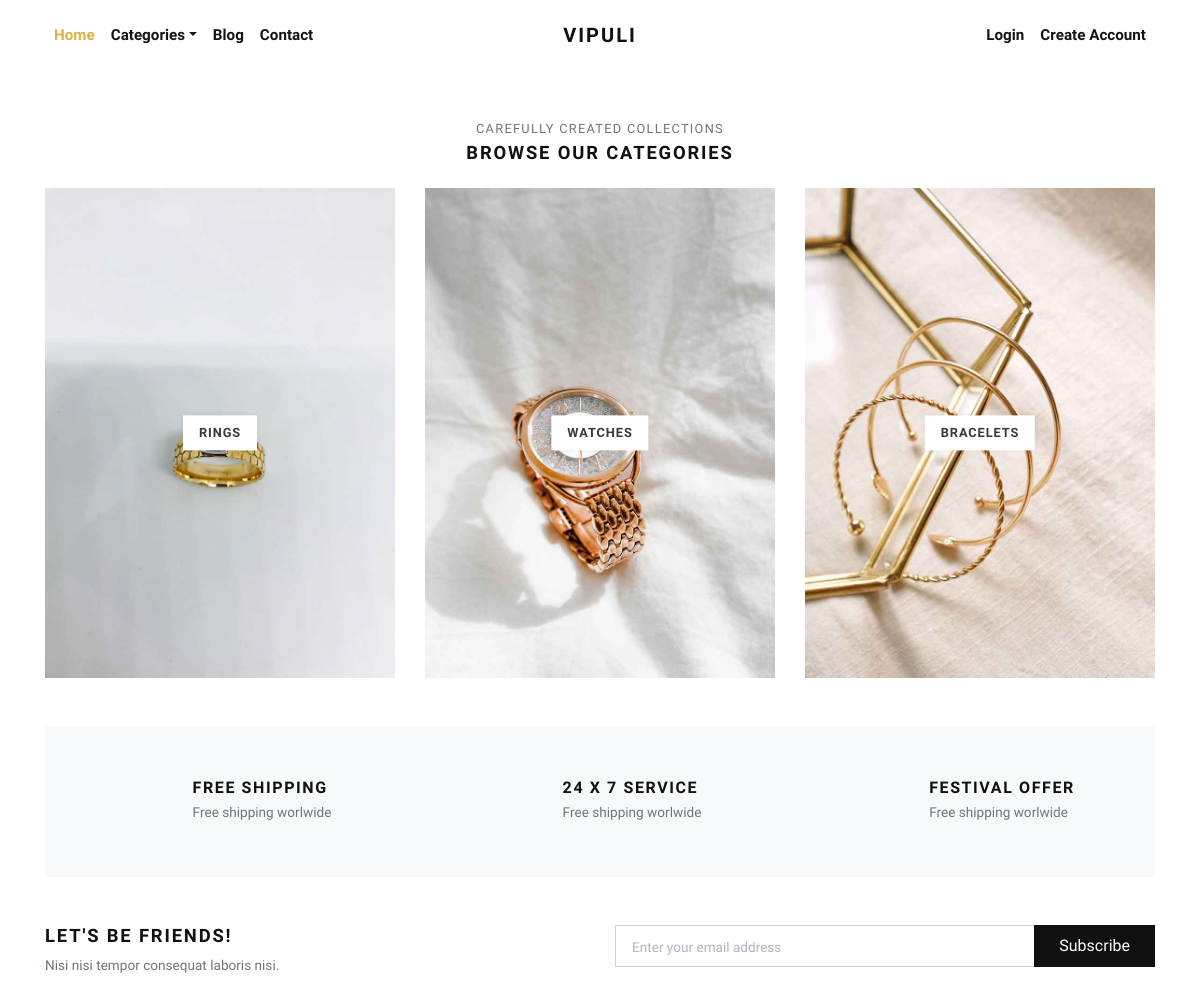
The page /categories/ on the database as committed earlier.
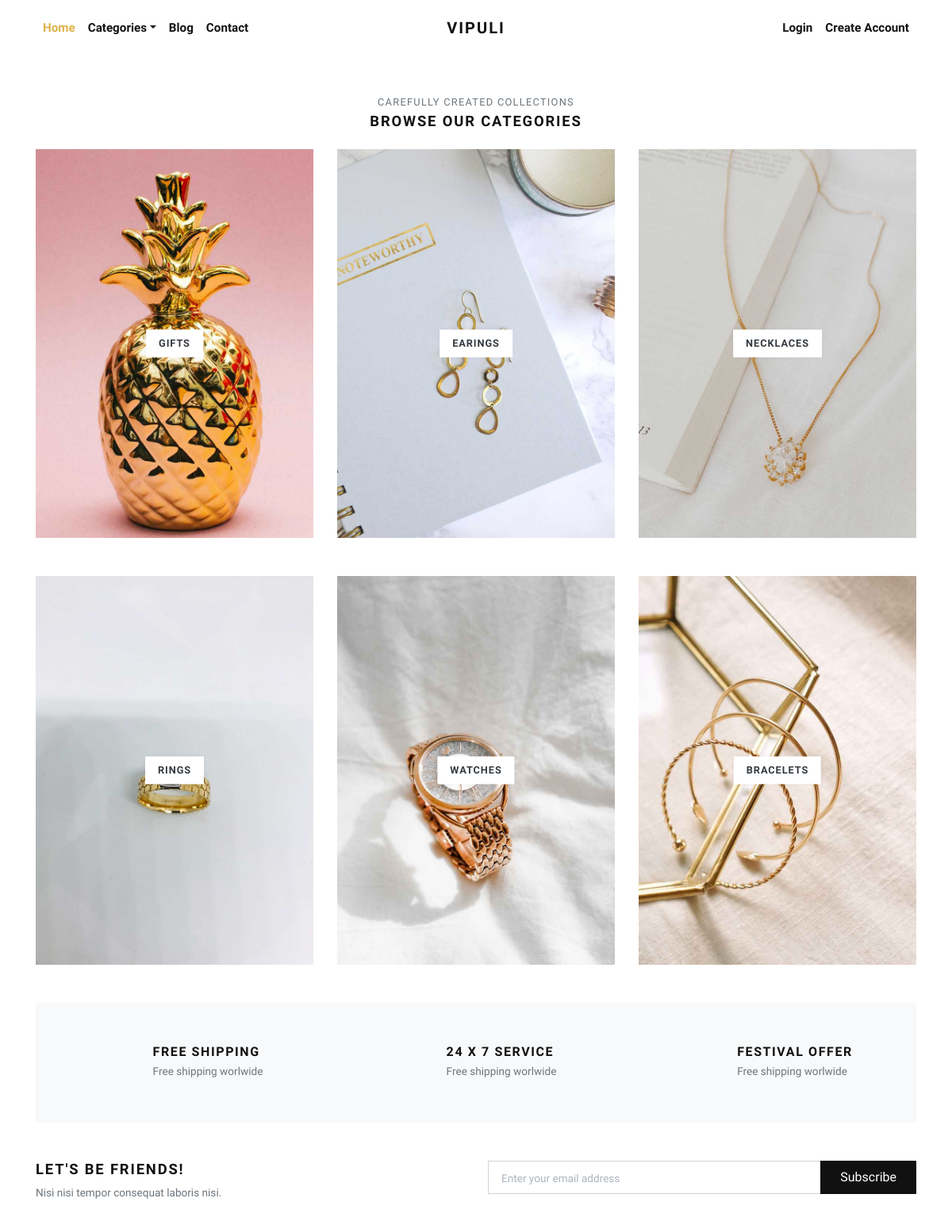
The same page on the database as committed later.
### store/models.py (models this page shows, shortened)
class Category(models.Model):
    title = models.CharField(max_length=50, verbose_name="Category Title")
    slug = models.SlugField(max_length=55, verbose_name="Category Slug")
    description = models.TextField(blank=True, verbose_name="Category Description")
    category_image = models.ImageField(upload_to='category', blank=True, null=True, verbose_name="Category Image")
    is_active = models.BooleanField(verbose_name="Is Active?")
    is_featured = models.BooleanField(verbose_name="Is Featured?")
    created_at = models.DateTimeField(auto_now_add=True, verbose_name="Created Date")
    updated_at = models.DateTimeField(auto_now=True, verbose_name="Updated Date")
    class Meta:
        verbose_name_plural = 'Categories'
        ordering = ('-created_at', )

### store/views.py (the view)
# urls.py: path('categories/', views.all_categories, name="all-categories"),
def all_categories(request):
    categories = Category.objects.filter(is_active=True)
    return render(request, 'store/categories.html', {'categories':categories})

### templates/store/categories.html (shortened to what this page needs)
{% extends 'base.html' %}
{% load static %}
      {% block content %}
      <div class="container">
        <section class="pt-5">
          <header class="text-center">
            <p class="small text-muted small text-uppercase mb-1">Carefully created collections</p>
            <h2 class="h5 text-uppercase mb-4">Browse our categories</h2>
          </header>
          <div class="row">
          {% if categories %}
            {% for category in categories %}
              <div class="col-md-4 mb-4 mb-md-5">
                <a class="category-item" href="{% url 'store:category-products' category.slug %}">
                  <strong class="category-item-title">{{ category.title }}</strong>
                </a>
              </div>
            {% endfor %}
          {% endif %}
          </div>
        </section>
        <section class="py-5 bg-light">
          <div class="container">
            <div class="row text-center">
              <div class="col-lg-4 mb-3 mb-lg-0">
                <div class="d-inline-block">
                  <div class="media align-items-end">
                    <svg class="svg-icon svg-icon-big svg-icon-light">
                      <use xlink:href="#delivery-time-1"> </use>
                    </svg>
                    <div class="media-body text-left ml-3">
                      <h6 class="text-uppercase mb-1">Free shipping</h6>
                      <p class="text-small mb-0 text-muted">Free shipping worlwide</p>
                    </div>
                  </div>
                </div>
              </div>
              <div class="col-lg-4 mb-3 mb-lg-0">
                <div class="d-inline-block">
                  <div class="media align-items-end">
                    <svg class="svg-icon svg-icon-big svg-icon-light">
                      <use xlink:href="#helpline-24h-1"> </use>
                    </svg>
                    <div class="media-body text-left ml-3">
                      <h6 class="text-uppercase mb-1">24 x 7 service</h6>
                      <p class="text-small mb-0 text-muted">Free shipping worlwide</p>
                    </div>
                  </div>
                </div>
              </div>
              <div class="col-lg-4">
                <div class="d-inline-block">
                  <div class="media align-items-end">
                    <svg class="svg-icon svg-icon-big svg-icon-light">
                      <use xlink:href="#label-tag-1"> </use>
                    </svg>
                    <div class="media-body text-left ml-3">
                      <h6 class="text-uppercase mb-1">Festival offer</h6>
                      <p class="text-small mb-0 text-muted">Free shipping worlwide</p>
                    </div>
                  </div>
                </div>
              </div>
            </div>
          </div>
        </section>
        <section class="py-5">
          <div class="container p-0">
            <div class="row">
              <div class="col-lg-6 mb-3 mb-lg-0">
                <h5 class="text-uppercase">Let's be friends!</h5>
                <p class="text-small text-muted mb-0">Nisi nisi tempor consequat laboris nisi.</p>
              </div>
              <div class="col-lg-6">
                <form action="#">
                  <div class="input-group flex-column flex-sm-row mb-3">
                    <input class="form-control form-control-lg py-3" type="email" placeholder="Enter your email address" aria-describedby="button-addon2">
                    <div class="input-group-append">
                      <button class="btn btn-dark btn-block" id="button-addon2" type="submit">Subscribe</button>
                    </div>
                  </div>
                </form>
              </div>
            </div>
          </div>
        </section>
      </div>
      {% endblock content %}

Rows that differ between the two databases and show on the page:
added Category: title "GIFTS"
added Category: title "EARINGS"
added Category: title "NECKLACES"
